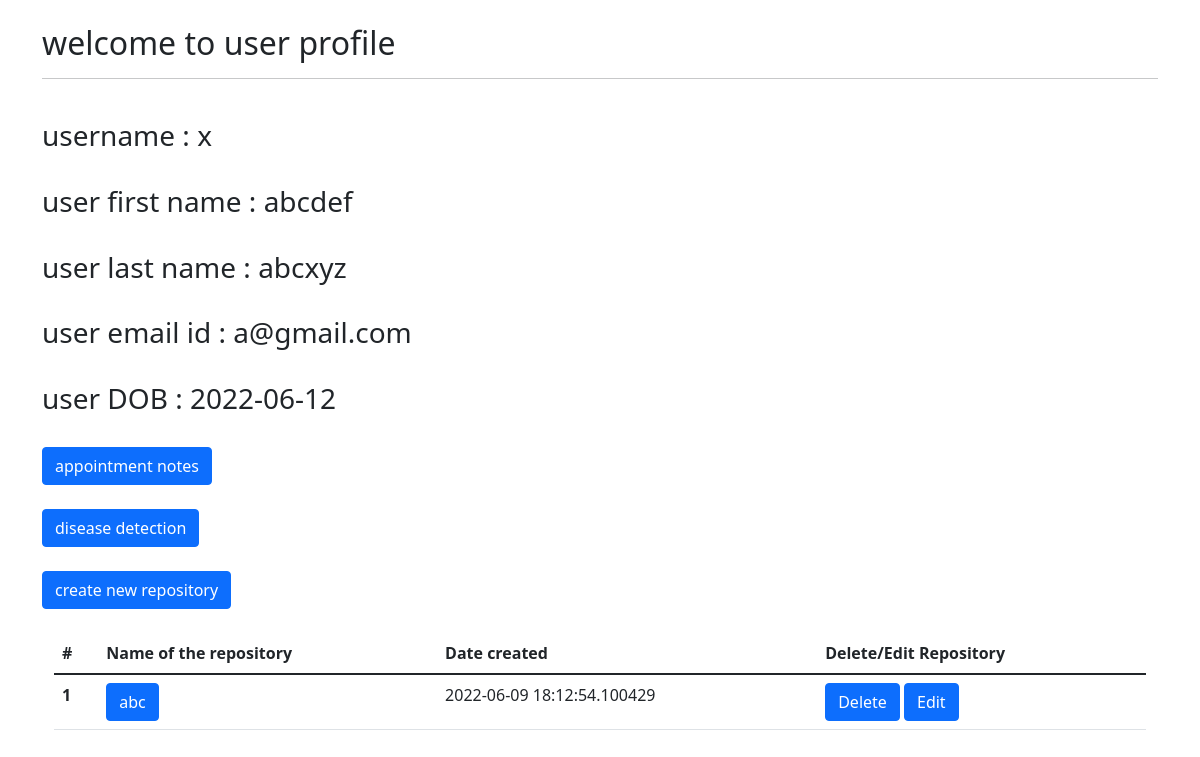
Screenshot of /profile/x with the database file from the repository.
### app.py (models this page shows, shortened)
class UserDB(db.Model):
    userName = db.Column(db.String(20),primary_key=True)
    userPassword = db.Column(db.String(100),nullable=False)
    userFirstName = db.Column(db.String(50),nullable=False)
    userLastName = db.Column(db.String(50),nullable=False)
    userEmailID = db.Column(db.String(100),nullable=False)
    userDOB = db.Column(db.String(20),nullable=False)

### app.py (the view)
@app.route("/profile/<string:uName>")
def profile(uName):
    user = UserDB.query.filter_by(userName=uName).first()
    repos = RepoDB.query.filter_by(userN=uName).all()
    return render_template("profile.html",user=user,repos=repos)

### templates/profile.html (shortened to what this page needs)
<!doctype html>
<html lang="en">
  <head>
    <link href="https://cdn.jsdelivr.net/npm/bootstrap@5.1.3/dist/css/bootstrap.min.css" rel="stylesheet">
  </head>
  <body>
    <div class="container">
    <br>
    <h2>welcome to user profile</h2>
    <hr>
    <br>
    <h3>username : {{user.userName}}</h3>
    <br>
    <h3>user first name : {{user.userFirstName}}</h3>
    <br>
    <h3>user last name : {{user.userLastName}}</h3>
    <br>
    <h3>user  email id : {{user.userEmailID}}</h3>
    <br>
    <h3>user DOB : {{user.userDOB}}</h3>
    <br>
    </div>
    <div class="container">
      <a href="/profile/{{user.userName}}/appointment" class="btn btn-primary">appointment notes</a>
    </div>
    <br>
    <div class="container">
      <a href="/profile/{{user.userName}}/diseasedetection" class="btn btn-primary">disease detection</a>
    </div>
    <br>
    <div class="container">
    <a href="/profile/{{user.userName}}/createrepo" class="btn btn-primary">create new repository</a>
    </div>
    <br>
    <div class="container">
    {% if repos|length == 0 %}
    <div class="alert alert-danger" role="alert">
      Repository is empty
    </div>
    {% else %}
    <div class="container">
      <table class="table">
        <thead>
          <tr>
            <th scope="col">#</th>
            <th scope="col">Name of the repository</th>
            <th scope="col">Date created</th>
            <th scope="col">Delete/Edit Repository</th>
          </tr>
        </thead>
        <tbody>
          {% for repo in  repos%}
          <tr>
            <th scope="row">{{loop.index}}</th>
            <td>
              <a href="/profile/{{user.userName}}/{{repo.id}}" class="btn btn-primary">{{repo.nameOfRepo}}</a>
            </td>
            <td>{{repo.dateCreated}}</td>
            <td>
              <a href="/profile/{{user.userName}}/{{repo.id}}/repodelete" class="btn btn-primary">Delete</a>
              <a href="/profile/{{user.userName}}/{{repo.id}}/repoupdate" class="btn btn-primary">Edit</a>
            </td>
          </tr>
          {% endfor %}
        </tbody>
      </table>
    </div>
    {% endif %}
    </div>
  </body>
</html>

### rows the page displays
UserDB: userName "x", userFirstName "abcdef", userLastName "abcxyz", userEmailID "a@gmail.com", userDOB "2022-06-12"

### other values shown
{{ repo.nameOfRepo }} "abc"
{{ repo.dateCreated }} "2022-06-09 18:12:54.100429"
